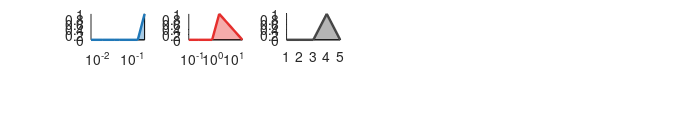

Write the MATLAB code that produced this figure.
clear all, close all

%% Load Data

load 181209_Freq_2Node.mat; OutputName = '2N';

params = params_meas;
filter_cutoff = 0.2;        % Cutoff for 'good' freq filter

remove_nonclamped = find((params_meas(2,:)~=0));
params_meas = params_meas(:,remove_nonclamped);


%% Screen and find good low pass filters

% Initialize
gain_norm = zeros(size(gain_stor));
gain_temp = [];

% Normalize Gain
for i=1:length(params)
    gain_temp = gain_stor(:,i);
    gain_norm(:,i) = gain_temp/max(gain_temp);
end

% Screen for Filters

% Prescreen
ind_screen = find(gain_stor(end,:)>1000);
gain_stor = gain_stor(:,ind_screen);
gain_norm = gain_norm(:,ind_screen);
params = params(:,ind_screen);

% Good filters
ind_good = find((gain_norm(end,:)==1)&(gain_norm(1,:)<filter_cutoff));
perc_good = length(ind_good)/length(params)


%% Plot Parameter Enrichment
% Colors for plots
colors = [[32 120 184]; ...     % Kt1
    [230 47 45]; ...            % Kp1
    [70 70 70]]/255;            % n1


x = params(:,ind_good);
ranges = {};
for i=1:3
    tab = tabulate(params_meas(i,:));
    ranges{i} = tab(:,1);
end


figure
% Kt,Kp
for i=[1:2]
    
    fullrange = ranges{i};
    fullrange(:,2) = zeros(size(fullrange));
    
    subplot(2,6,i)
    
    % Get percentage of each parameters
    tab = tabulate(x(i,:));
    for j=1:length(tab(:,1))
        ind = find(fullrange(:,1)==tab(j,1));
        fullrange(ind,2) = tab(j,3)/100;
    end
    
    % Plot
    polygon_x = [min(fullrange(:,1)); fullrange(:,1); max(fullrange(:,1))];
    polygon_y = [0; fullrange(:,2); 0];
    patch(polygon_x,polygon_y,colors(i,:),'FaceAlpha',0.4); hold on
    
    semilogx(fullrange(:,1),fullrange(:,2),'-','Color',colors(i,:),'LineWidth',1.75)
    set(gca,'XScale','log')
    ylim([0 1])
    xlim([min(fullrange(:,1)),max(fullrange(:,1))])
    
end


% n
for i=[3]
    fullrange = ranges{i};
    fullrange(:,2) = zeros(size(fullrange));
    
    subplot(2,6,i)
    
    % Get percentage of each parameters
    tab = tabulate(x(i,:));
    for j=1:length(tab(:,1))
        ind = find(fullrange(:,1)==tab(j,1));
        fullrange(ind,2) = tab(j,3)/100;
    end

    % Plot
    polygon_x = [min(fullrange(:,1)); fullrange(:,1); max(fullrange(:,1))];
    polygon_y = [0; fullrange(:,2); 0];
    patch(polygon_x,polygon_y,colors(i,:),'FaceAlpha',0.4); hold on
    
    plot(fullrange(:,1),fullrange(:,2),'-','Color',colors(i,:),'LineWidth',1.75)
    ylim([0 1])
    xlim([min(fullrange(:,1)),max(fullrange(:,1))])

end

%% Save Image
r = 150; % pixels per inch
set(gcf, 'PaperUnits', 'inches', 'PaperPosition', [0 0 1050 200]/r);
print(gcf,'-dpdf',sprintf('-r%d',r), ['Figures/ParamEnrich_Freq_' OutputName '.pdf']);